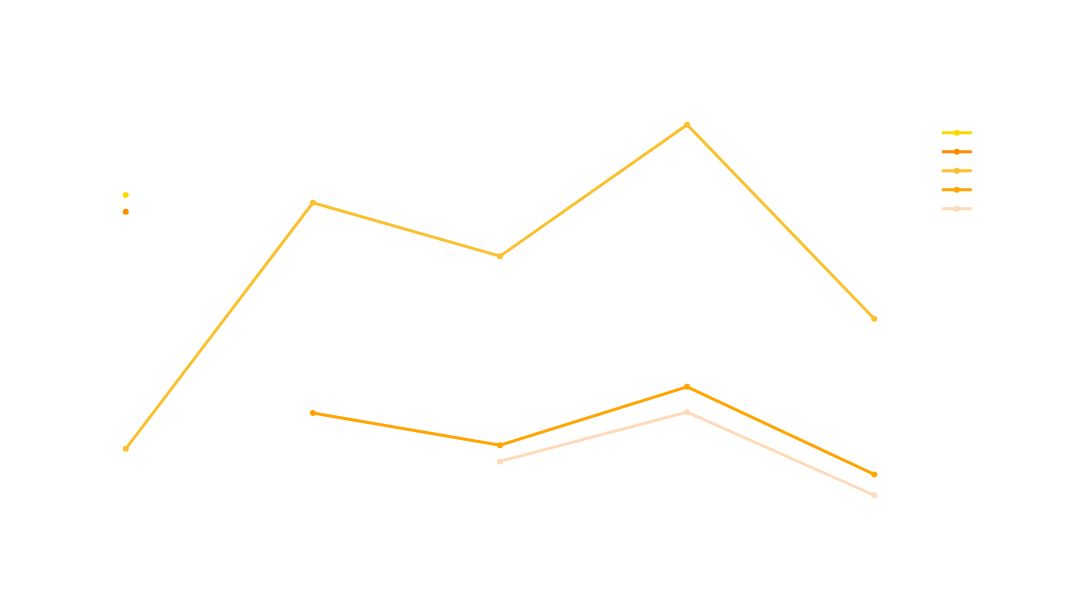

Here is the notebook cell this chart was saved with:
### Markdown cell above
#### PLATFORMS - FOR ALL YEARS

### Code cell
fig = px.line(
    filtered_top5,
    x='Year',
    y='Count',
    color='PlatformWorkedWith',
    markers=True,
    title='Top 5 Platforms Used Per Year (2020-2024)',
    color_discrete_sequence=color_sequence
)

fig.update_traces(
    line=dict(width=3)
)

fig.update_layout(
    width=1600,
    height=600,
    plot_bgcolor='rgba(0,0,0,0)',
    paper_bgcolor='rgba(0,0,0,0)',
    font=dict(color='white'),
    legend_title_font=dict(color='white'),
    title_font=dict(color='white'),
    xaxis=dict(title='Year', title_font=dict(color='white'), tickfont=dict(color='white')),
    yaxis=dict(title='Respondent Count', title_font=dict(color='white'), tickfont=dict(color='white'))
)

fig.update_xaxes(showgrid=False)
fig.update_yaxes(showgrid=False)

fig.show()

### Figure 1 — Plotly figure (JSON) as saved in the notebook; plotly's stock layout.template omitted (floating-point values rounded to 4 significant figures)
{"data": [{"hovertemplate": "PlatformWorkedWith=Linux<br>Year=%{x}<br>Count=%{y}<extra></extra>", "legendgroup": "Linux", "line": {"color": "#FFD700", "dash": "solid", "width": 3}, "marker": {"symbol": "circle"}, "mode": "lines+markers", "name": "Linux", "orientation": "v", "showlegend": true, "type": "scatter", "x": [2020], "xaxis": "x", "y": [29600], "yaxis": "y"}, {"hovertemplate": "PlatformWorkedWith=Windows<br>Year=%{x}<br>Count=%{y}<extra></extra>", "legendgroup": "Windows", "line": {"color": "#FF8C00", "dash": "solid", "width": 3}, "marker": {"symbol": "circle"}, "mode": "lines+markers", "name": "Windows", "orientation": "v", "showlegend": true, "type": "scatter", "x": [2020], "xaxis": "x", "y": [28595], "yaxis": "y"}, {"hovertemplate": "PlatformWorkedWith=AWS<br>Year=%{x}<br>Count=%{y}<extra></extra>", "legendgroup": "AWS", "line": {"color": "#FBC02D", "dash": "solid", "width": 3}, "marker": {"symbol": "circle"}, "mode": "lines+markers", "name": "AWS", "orientation": "v", "showlegend": true, "type": "scatter", "x": [2020, 2021, 2022, 2023, 2024], "xaxis": "x", "y": [14389, 29138, 25939, 33818, 22191], "yaxis": "y"}, {"hovertemplate": "PlatformWorkedWith=Microsoft Azure<br>Year=%{x}<br>Count=%{y}<extra></extra>", "legendgroup": "Microsoft Azure", "line": {"color": "#FFA500", "dash": "solid", "width": 3}, "marker": {"symbol": "circle"}, "mode": "lines+markers", "name": "Microsoft Azure", "orientation": "v", "showlegend": true, "type": "scatter", "x": [2021, 2022, 2023, 2024], "xaxis": "x", "y": [16540, 14604, 18105, 12850], "yaxis": "y"}, {"hovertemplate": "PlatformWorkedWith=Google Cloud<br>Year=%{x}<br>Count=%{y}<extra></extra>", "legendgroup": "Google Cloud", "line": {"color": "#FFDAB9", "dash": "solid", "width": 3}, "marker": {"symbol": "circle"}, "mode": "lines+markers", "name": "Google Cloud", "orientation": "v", "showlegend": true, "type": "scatter", "x": [2022, 2023, 2024], "xaxis": "x", "y": [13634, 16592, 11605], "yaxis": "y"}], "layout": {"font": {"color": "white"}, "height": 600, "legend": {"title": {"font": {"color": "white"}, "text": "PlatformWorkedWith"}, "tracegroupgap": 0}, "paper_bgcolor": "rgba(0,0,0,0)", "plot_bgcolor": "rgba(0,0,0,0)", "title": {"font": {"color": "white"}, "text": "Top 5 Platforms Used Per Year (2020-2024)"}, "width": 1600, "xaxis": {"anchor": "y", "domain": [0, 1], "showgrid": false, "tickfont": {"color": "white"}, "title": {"font": {"color": "white"}, "text": "Year"}}, "yaxis": {"anchor": "x", "domain": [0, 1], "showgrid": false, "tickfont": {"color": "white"}, "title": {"font": {"color": "white"}, "text": "Respondent Count"}}}}
